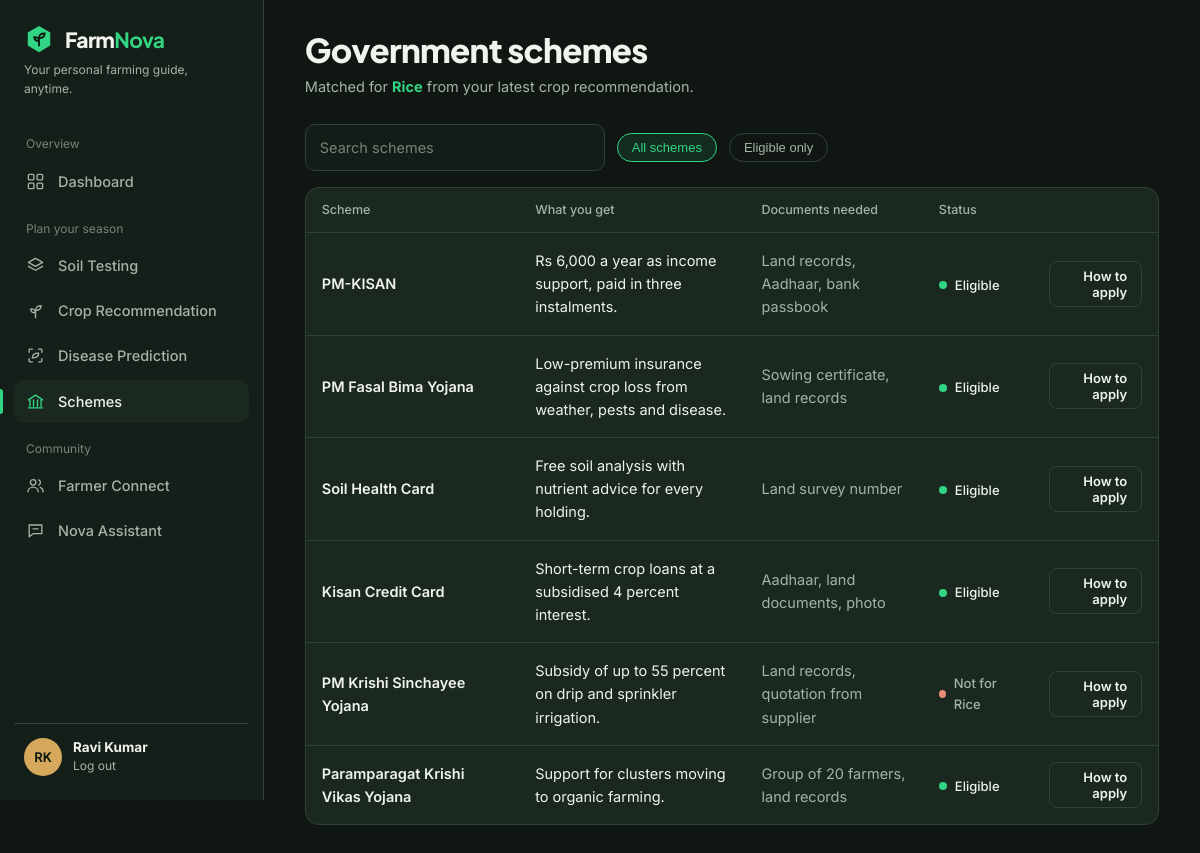
/schemes (signed in), run on the app's committed database.
### main.py (models this page shows)
class User(Base):
    __tablename__ = "users"
    id = Column(Integer, primary_key=True)
    name = Column(String(80)); email = Column(String(120), unique=True)
    pw = Column(String(200)); region = Column(String(60)); crop = Column(String(40))

class Report(Base):            # latest crop / disease results, shared across modules
    __tablename__ = "reports"
    id = Column(Integer, primary_key=True); user_id = Column(Integer)
    kind = Column(String(20)); title = Column(String(80)); detail = Column(Text)
    at = Column(DateTime, default=datetime.utcnow)

### main.py (the view)
@app.get("/schemes")
def schemes(request: Request):
    u, db = me(request)
    if not u: return RedirectResponse("/")
    c = latest(db, u.id, "crop"); crop_name = c.title if c else u.crop
    rows = [(s, s[2] == "All crops" or crop_name in s[2]) for s in SCHEMES]
    return page(request, "schemes.html", rows=rows, crop_name=crop_name, from_module=bool(c))

### templates/schemes.html (shortened to what this page needs)
{% extends "base.html" %}{% block body %}
<header class="ph"><div><h1>Government schemes</h1><p>Matched for <b style="color:var(--em)">{{crop_name}}</b>{{' from your latest crop recommendation.' if from_module else ', your main crop. Run Crop Recommendation to refine this.'}}</p></div></header>
<div class="tools"><input id="sq" placeholder="Search schemes" aria-label="Search schemes"><button class="chip on" data-f="all">All schemes</button><button class="chip" data-f="ok">Eligible only</button></div>
<div class="pnl"><table class="tbl" id="tb"><thead><tr><th>Scheme</th><th>What you get</th><th>Documents needed</th><th>Status</th><th></th></tr></thead><tbody>
{% for s,ok in rows %}<tr data-ok="{{1 if ok else 0}}"><td><b>{{s[0]}}</b></td><td style="max-width:300px">{{s[1]}}</td><td class="mut" style="max-width:220px">{{s[3]}}</td>
<td><span class="st {{'' if ok else 'no'}}">{{'Eligible' if ok else 'Not for '~crop_name}}</span></td><td style="text-align:right"><a class="btn ghost s" href="/nova?q={{('How do I apply for '~s[0]~'?')|urlencode}}">How to apply</a></td></tr>{% endfor %}</tbody></table></div>{% endblock %}

### templates/base.html (shortened to what this page needs)
{% from "_m.html" import ic, av %}<!DOCTYPE html><html lang="en"><head><meta charset="utf-8">
<link rel="stylesheet" href="/static/style.css">
<script>Chart.defaults.color='#A4B3A8';Chart.defaults.borderColor='#30423880';Chart.defaults.font.family='Inter, sans-serif';</script></head><body>
{% if user %}<div class="shell"><nav>
<div class="brand"><svg viewBox="0 0 32 32"><path d="M16 2 28 9v14L16 30 4 23V9Z" fill="#32D583"/><path d="M16 23v-8m0 0c0-3 2-5 6-5 0 3-2 5-6 5Zm0 3c0-2-1.5-4-5-4 0 2 1.5 4 5 4Z" stroke="#101713" stroke-width="2" fill="none" stroke-linecap="round"/></svg><span>Farm<b>Nova</b></span></div>
<div class="tagline">Your personal farming guide, anytime.</div>
<div class="navlbl">Overview</div>
<a class="nl {{'on' if active=='dashboard'}}" href="/dashboard" title="Dashboard">{{ic('dashboard')}}<span>Dashboard</span></a>
<div class="navlbl">Plan your season</div>
{% for k,t in [('soil','Soil Testing'),('crop','Crop Recommendation'),('disease','Disease Prediction'),('schemes','Schemes')] %}
<a class="nl {{'on' if active==k}}" href="/{{k}}" title="{{t}}">{{ic(k)}}<span>{{t}}</span></a>{% endfor %}
<div class="navlbl">Community</div>
<a class="nl {{'on' if active=='connect'}}" href="/connect" title="Farmer Connect">{{ic('connect')}}<span>Farmer Connect</span></a>
<a class="nl {{'on' if active=='nova'}}" href="/nova" title="Nova Assistant">{{ic('nova')}}<span>Nova Assistant</span></a>
<div class="who">{{av(user)}}<div><b>{{user.name}}</b><a href="/logout">Log out</a></div></div></nav>
<main>{% block body %}{% endblock %}</main></div>
{% else %}{% block bare %}{% endblock %}{% endif %}
{% block js %}{% endblock %}</body></html>

### static/style.css (style rules this page uses)
:root { --bg:#101713;--side:#151F19;--card:#1B2820;--bd:#304238;--em:#32D583;--gold:#D6A85C;--blue:#7AB8F5;--tx:#F0F3EE;--tx2:#A4B3A8;--clay:#E58E73;--em-s:#32D5831c;--gold-s:#D6A85C22;--blue-s:#7AB8F522;--r:14px;--ease:cubic-bezier(.2,.7,.2,1) }
* { box-sizing:border-box;margin:0;padding:0 }
html { color-scheme:dark;scroll-behavior:smooth }
body { font:14.5px/1.6 Inter,system-ui,sans-serif;background:var(--bg);color:var(--tx);-webkit-font-smoothing:antialiased }
h1,h2,h3,h4 { font-family:'Plus Jakarta Sans',Inter,sans-serif;letter-spacing:-.02em;font-weight:700;line-height:1.2 }
a { color:inherit;text-decoration:none }
.mut { color:var(--tx2) }
.btn { display:inline-flex;align-items:center;gap:8px;background:var(--em);color:#08140d;border:0;border-radius:10px;padding:10px 20px;font:600 14px Inter,sans-serif;cursor:pointer;transition:transform .15s var(--ease),box-shadow .2s,background .2s }
.btn.ghost { background:transparent;color:var(--tx);border:1px solid var(--bd) }
.btn.s { padding:6px 14px;font-size:13px;border-radius:8px }
input,select,textarea { font:inherit;width:100%;padding:11px 14px;background:#131c16;border:1px solid var(--bd);border-radius:10px;color:var(--tx);transition:border-color .2s,box-shadow .2s }
input::placeholder,textarea::placeholder { color:#74857a }
.shell { display:grid;grid-template-columns:264px 1fr;min-height:100vh }
nav { background:var(--side);border-right:1px solid var(--bd);padding:24px 14px;position:sticky;top:0;height:100vh;display:flex;flex-direction:column;overflow-y:auto }
.brand { display:flex;align-items:center;gap:11px;padding:0 10px 6px;font:800 21px 'Plus Jakarta Sans',sans-serif;letter-spacing:-.03em }
.brand svg { width:30px;height:30px }
.brand b { color:var(--em) }
.tagline { padding:0 10px 22px;font-size:12px;color:var(--tx2) }
.navlbl { padding:14px 12px 6px;font-size:12px;color:#74857a }
nav a.nl { position:relative;display:flex;align-items:center;gap:13px;padding:10px 12px;margin-bottom:2px;border-radius:10px;color:var(--tx2);font-weight:500;transition:background .2s,color .2s }
nav a.nl.on { background:var(--card);color:var(--tx) }
nav a.nl.on::before { content:"";position:absolute;left:-14px;top:9px;bottom:9px;width:3px;border-radius:0 3px 3px 0;background:var(--em) }
.who { margin-top:auto;display:flex;align-items:center;gap:11px;padding:14px 10px 0;border-top:1px solid var(--bd) }
.who div { min-width:0;flex:1;line-height:1.3 }
.who b { display:block;font-size:13.5px;white-space:nowrap;overflow:hidden;text-overflow:ellipsis }
.who a { font-size:12px;color:var(--tx2) }
main { padding:30px clamp(18px,3.4vw,52px) 60px;min-width:0 }
.ph { display:flex;justify-content:space-between;align-items:flex-end;gap:18px;flex-wrap:wrap;margin-bottom:26px }
.ph h1 { font-size:clamp(25px,3vw,33px);font-weight:800 }
.ph p { color:var(--tx2);margin-top:5px;max-width:620px }
.pnl { background:var(--card);border:1px solid var(--bd);border-radius:var(--r) }
.tbl { width:100%;border-collapse:collapse }
.tbl th { text-align:left;font-weight:500;font-size:12.5px;color:var(--tx2);padding:12px 16px;border-bottom:1px solid var(--bd) }
.tbl td { padding:16px;border-bottom:1px solid var(--bd);vertical-align:middle }
.tbl tr:last-child td { border:0 }
.tbl tbody tr { transition:background .2s }
.tbl td b { font-weight:600 }
.st { display:inline-flex;align-items:center;gap:8px;font-size:13px;font-weight:500 }
.st::before { content:"";width:8px;height:8px;border-radius:50%;background:var(--em) }
.st.far::before,.st.no::before { background:var(--clay) }
.st.no { color:var(--tx2) }
.chip { display:inline-block;padding:6px 14px;border:1px solid var(--bd);border-radius:99px;font-size:13px;color:var(--tx2);transition:.2s;cursor:pointer;background:transparent }
.chip:hover,.chip.on { border-color:var(--em);color:var(--em);background:var(--em-s) }
.tools { display:flex;gap:12px;align-items:center;flex-wrap:wrap;margin-bottom:16px }
.tools input { max-width:300px }

### data on the page
User: name "Ravi Kumar"
Report: title "Rice", title "Not for Rice"

### other printed values
{{ t }} "Soil Testing" "Crop Recommendation" "Disease Prediction" "Schemes"
{{ (p[0][0] ~ (p[1][0] if p|length>1 else ''))|upper }} "RK"
{{ s[0] }} "PM-KISAN" "PM Fasal Bima Yojana" "Soil Health Card" "Kisan Credit Card" "PM Krishi Sinchayee Yojana" "Paramparagat Krishi Vikas Yojana"
{{ s[1] }} "Rs 6,000 a year as income support, paid in three instalments." "Low-premium insurance against crop loss from weather, pests and disease." "Free soil analysis with nutrient advice for every holding." "Short-term crop loans at a subsidised 4 percent interest." "Subsidy of up to 55 percent on drip and sprinkler irrigation." "Support for clusters moving to organic farming."
{{ s[3] }} "Land records, Aadhaar, bank passbook" "Sowing certificate, land records" "Land survey number" "Aadhaar, land documents, photo" "Land records, quotation from supplier" "Group of 20 farmers, land records"
{{ 'Eligible' if ok else 'Not for '~crop_name }} "Eligible" "Eligible" "Eligible" "Eligible" "Eligible"
